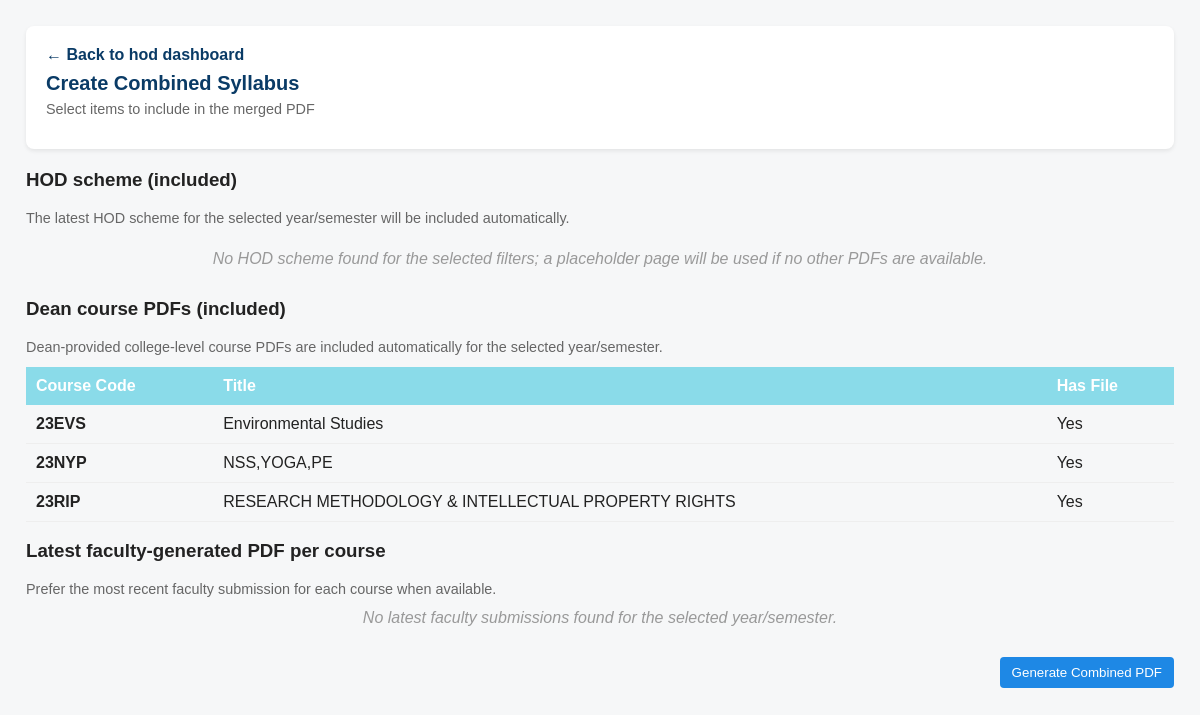
Page /hod/create-combined-syllabus/2/ (signed in) on the earlier database version.
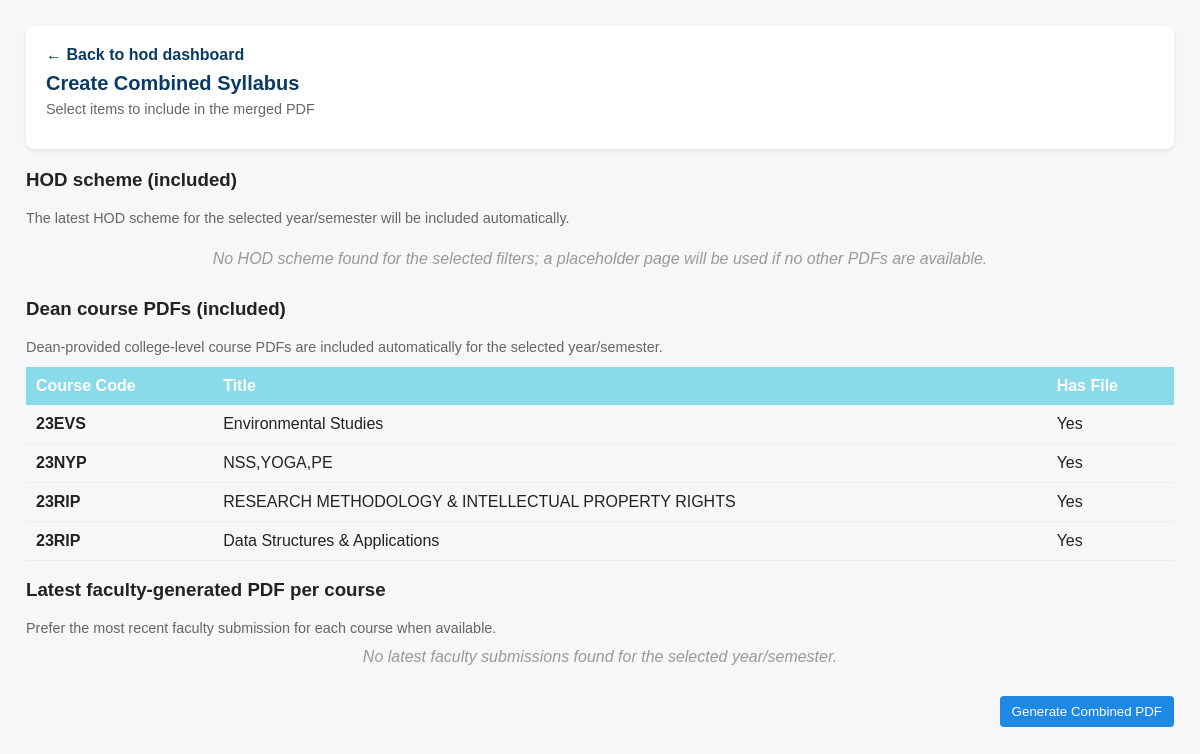
Same page on the later database version.
### academics/models.py (models this page shows, shortened)
class CollegeLevelCourse(models.Model):
    department = models.CharField(max_length=100, default="All Branches")
    course_category = models.CharField(max_length=100)
    course_code = models.CharField(max_length=50)
    course_title = models.CharField(max_length=200)
    semester = models.PositiveSmallIntegerField(
        null=True,
        blank=True,
        help_text="Semester number (1-8). Optional."
    )
    admission_year = models.CharField(max_length=8, null=True, blank=True, help_text="Admission year (e.g. 2025). Optional.")
    teaching_hours_L = models.IntegerField(default=0)
    teaching_hours_T = models.IntegerField(default=0)
    teaching_hours_P = models.IntegerField(default=0)
    cie_marks = models.IntegerField(default=50)
    see_marks = models.IntegerField(default=50)
    credits = models.DecimalField(max_digits=4, decimal_places=1, default=Decimal("0.0"))
    optional_branch = models.CharField(max_length=20, blank=True, null=True)
    branch = models.ForeignKey('Branch', on_delete=models.SET_NULL, null=True, blank=True)
    syllabus_pdf = models.FileField(upload_to='syllabus_pdfs/', null=True, blank=True)
    description = models.TextField(blank=True, null=True)
    added_by = models.ForeignKey(settings.AUTH_USER_MODEL, on_delete=models.SET_NULL, null=True, blank=True)
    created_on = models.DateTimeField(auto_now_add=True)
    is_deleted = models.BooleanField(default=False)
    deleted_at = models.DateTimeField(null=True, blank=True)
    class Meta:
        ordering = ['course_code', 'course_title']

### hod/views.py (the view, shortened to what this page needs)
# urls.py: path('create-combined-syllabus/<int:branch_pk>/', views.create_combined_syllabus, name='create_combined_syllabus'),
@login_required
def create_combined_syllabus(request, branch_pk):
    branch = get_object_or_404(Branch, pk=branch_pk)
    year = request.GET.get('year', '').strip()
    semester = request.GET.get('semester', '').strip()
    schemes = []
    latest_scheme = None
    try:
        SchemeDocument = apps.get_model('hod', 'SchemeDocument')
        scheme_qs = SchemeDocument.objects.filter(branch=branch, is_deleted=False)
        if year:
            try:
                scheme_qs = scheme_qs.filter(year=int(year))
            except ValueError:
                pass
        if semester:
            try:
                scheme_qs = scheme_qs.filter(semester=int(semester))
            except ValueError:
                pass
        schemes = scheme_qs.order_by('-created_at')
        latest_scheme = schemes.first() if schemes else None
    except LookupError:
        pass
    latest_selected_ids = []
    if not year and latest_scheme:
        try:
            year = str(latest_scheme.year)
        except Exception:
            pass
    if not semester and latest_scheme:
        try:
            semester = str(latest_scheme.semester)
        except Exception:
            pass
    latest_faculty_list = []
    dean_courses_with_pdf = []
    approved_only = True if request.GET.get('approved_only') in ('1', 'true', 'True') else False
    if getattr(request.user, 'hod_assignment', None):
        try:
            FacultySyllabusPDF = apps.get_model('hod', 'FacultySyllabusPDF')
            pdf_qs = FacultySyllabusPDF.objects.filter(branch=branch)
            if year:
                pdf_qs = pdf_qs.filter(Q(year=str(year)) | Q(year__isnull=True) | Q(year=''))
            if semester:
                pdf_qs = pdf_qs.filter(Q(semester=str(semester)) | Q(semester__isnull=True) | Q(semester=''))
            if approved_only:
                pdf_qs = pdf_qs.filter(approved=True)
            try:
                latest_qs = pdf_qs.select_related('course', 'created_by').order_by('course_id', '-created_at')
                latest_map = {}
                latest_faculty_list = [latest_map[cid] for cid in sorted(latest_map.keys())]
                latest_selected_ids = [p.pk for p in latest_faculty_list]
            except Exception:
                latest_faculty_list = []
                latest_selected_ids = []
        except LookupError:
            latest_faculty_list = []
            latest_selected_ids = []
    try:
        CollegeLevelCourse = apps.get_model('academics', 'CollegeLevelCourse')
        dean_courses_qs = CollegeLevelCourse.objects.filter(department="All Branches", is_deleted=False).filter(
            Q(branch__isnull=True) | Q(branch=branch)
        )
        for year_field in ['admission_year', 'year', 'academic_year']:
            if hasattr(CollegeLevelCourse, year_field) and year not in (None, '', 0):
                try:
                    dean_courses_qs = dean_courses_qs.filter(**{year_field: int(year)})
                except Exception:
                    try:
                        dean_courses_qs = dean_courses_qs.filter(**{year_field: str(year)})
                    except Exception:
                        pass
                break
        dean_courses = []
        for course in dean_courses_qs.order_by('course_code'):
            has_doc = False
            try:
                pdf_field = getattr(course, 'syllabus_pdf', None)
                if pdf_field and getattr(pdf_field, 'path', None) and os.path.exists(pdf_field.path):
                    has_doc = True
            except Exception:
                has_doc = False
            try:
                Syllabus = apps.get_model('academics', 'Syllabus')
                if Syllabus.objects.filter(course=course, is_deleted=False).exists():
                    has_doc = True
            except Exception:
                pass
            setattr(course, 'has_syllabus', has_doc)
            dean_courses.append(course)
    except LookupError:
        pass
    latest_combined = None
    try:
        CombinedSyllabus = apps.get_model('hod', 'CombinedSyllabus')
        if CombinedSyllabus:
            latest_combined = CombinedSyllabus.objects.filter(branch=branch, year=year, semester=semester).order_by('-created_at').first()
    except LookupError:
        latest_combined = None
    context = {
        'branch': branch,
        'branch_pk': branch_pk,
        'year': year,
        'semester': semester,
        'schemes': schemes,
        'latest_scheme': latest_scheme,
        'latest_faculty_list': latest_faculty_list,
        'latest_selected_ids': latest_selected_ids,
        'dean_courses': dean_courses,
        'latest_combined': latest_combined,
    }
    return render(request, 'hod/create_combined_syllabus.html', context)

### hod/templates/hod/create_combined_syllabus.html (shortened to what the changed rows need)
{% load static %}
<!doctype html>
<html>
<head>
</head>
<body>
  <div class="card">
    <div style="margin-bottom:12px;">
      <h1>Create Combined Syllabus</h1>
    </div>
    </div>
    <form method="post" action="{% if branch %}{% url 'hod:generate_combined_syllabus' branch.pk %}{% elif branch_pk %}{% url 'hod:generate_combined_syllabus' branch_pk %}{% else %}{{ request.path }}{% endif %}">
      {% if dean_courses %}
        <table>
          <thead>
            <tr><th>Course Code</th><th>Title</th><th>Has File</th></tr>
          </thead>
          <tbody>
            {% for course in dean_courses %}
              <tr>
                <td style="font-weight:700">{{ course.course_code }}</td>
                <td>{{ course.course_title }}</td>
                <td>{% if course.has_syllabus %}Yes{% else %}No{% endif %}</td>
              </tr>
            {% endfor %}
          </tbody>
        </table>
      {% else %}
        <div class="empty-state">No dean course PDFs available for the selected filters.</div>
      {% endif %}
    </form>
</body>
</html>

Differences in the rows shown:
added CollegeLevelCourse: course_code "23RIP", course_title "Data Structures & Applications", shows "Yes"
